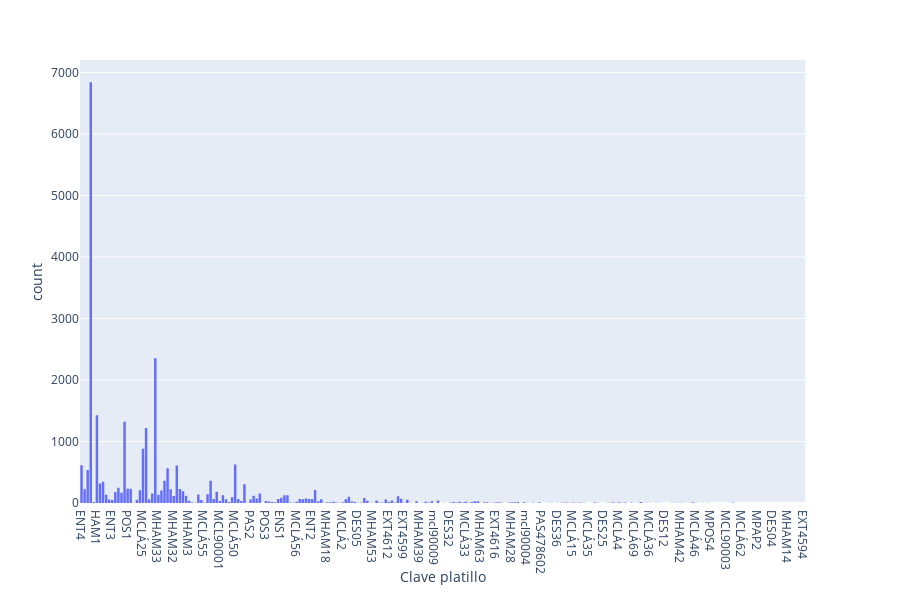
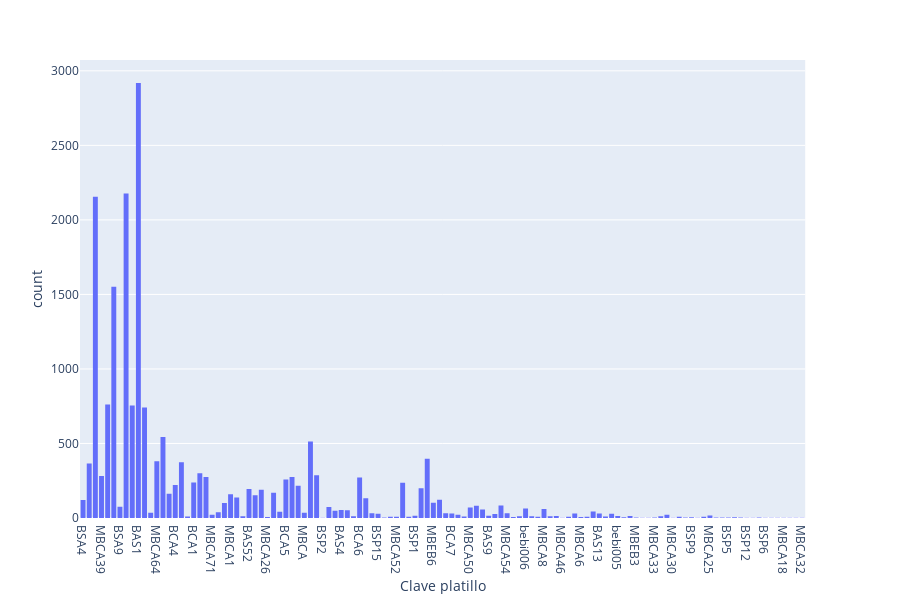

The cell these charts' notebook holds for them, in order:
### Code cell
import plotly.offline as pyo
import plotly_express as pyx
import plotly.graph_objects as go
import pandas as pd

data = pd.read_csv("sample_semanai.csv")

dato_hist = pyx.histogram(data, x="Clave platillo")
# dato_hist.show()

# stacked_bar = go.Figure(data=[
#     go.Bar(name="HAMBURGUESAS", x=data["Día"], y=data["Grupo"]),
#     go.Bar(name="ENTRADAS", x=data["Día"], y=data["Grupo"]),
#     go.Bar(name="BEBIDAS SIN ALCOHOL", x=data["Día"], y=data["Grupo"]),
#     go.Bar(name="BEBIDAS CON ALCOHOL", x=data["Día"], y=data["Grupo"]),
#     go.Bar(name="POSTRES", x=data["Día"], y=data["Grupo"]),
#     go.Bar(name="CLÁSICOS", x=data["Día"], y=data["Grupo"]),
#     go.Bar(name="PAPAS, PAPAS Y MÁS PAPAS", x=data["Día"], y=data["Grupo"]),
#     go.Bar(name="BÁSICOS", x=data["Día"], y=data["Grupo"]),
#     go.Bar(name="PASTAS", x=data["Día"], y=data["Grupo"]),
#     go.Bar(name="EXTRAS COCINA", x=data["Día"], y=data["Grupo"])
#     go.Bar(name="EXTRAS COCINA", x=data["Día"], y=data["Grupo"])
# ])

# stacked_bar.update_layout(barmode='stack')
# stacked_bar.show()


data_ham = data[data["Tipo de grupo"] == "Alimentos"]
ham_hist = pyx.histogram(data_ham, x="Clave platillo")
ham_hist.show()

data_bebidas = data[data["Tipo de grupo"] == "Bebidas"]
bebidas_hist = pyx.histogram(data_bebidas, x="Clave platillo")
bebidas_hist.show()

### Figure 1 — Plotly figure (JSON) as saved in the notebook; plotly's stock layout.template omitted (floating-point values rounded to 4 significant figures; data arrays with more than 128 entries replaced by an {"elided": "..."} marker saying what was removed)
{"data": [{"alignmentgroup": "True", "bingroup": "x", "hoverlabel": {"namelength": 0}, "hovertemplate": "Clave platillo=%{x}<br>count=%{y}", "legendgroup": "", "marker": {"color": "#636efa"}, "name": "", "offsetgroup": "", "orientation": "v", "showlegend": false, "type": "histogram", "x": {"elided": "26410 str values"}, "xaxis": "x", "yaxis": "y"}], "layout": {"barmode": "relative", "height": 600, "legend": {"tracegroupgap": 0}, "margin": {"t": 60}, "xaxis": {"anchor": "y", "domain": [0, 0.98], "title": {"text": "Clave platillo"}}, "yaxis": {"anchor": "x", "domain": [0, 1], "title": {"text": "count"}}}}

### Figure 2 — Plotly figure (JSON) as saved in the notebook; plotly's stock layout.template omitted (floating-point values rounded to 4 significant figures; data arrays with more than 128 entries replaced by an {"elided": "..."} marker saying what was removed)
{"data": [{"alignmentgroup": "True", "bingroup": "x", "hoverlabel": {"namelength": 0}, "hovertemplate": "Clave platillo=%{x}<br>count=%{y}", "legendgroup": "", "marker": {"color": "#636efa"}, "name": "", "offsetgroup": "", "orientation": "v", "showlegend": false, "type": "histogram", "x": {"elided": "20057 str values"}, "xaxis": "x", "yaxis": "y"}], "layout": {"barmode": "relative", "height": 600, "legend": {"tracegroupgap": 0}, "margin": {"t": 60}, "xaxis": {"anchor": "y", "domain": [0, 0.98], "title": {"text": "Clave platillo"}}, "yaxis": {"anchor": "x", "domain": [0, 1], "title": {"text": "count"}}}}
